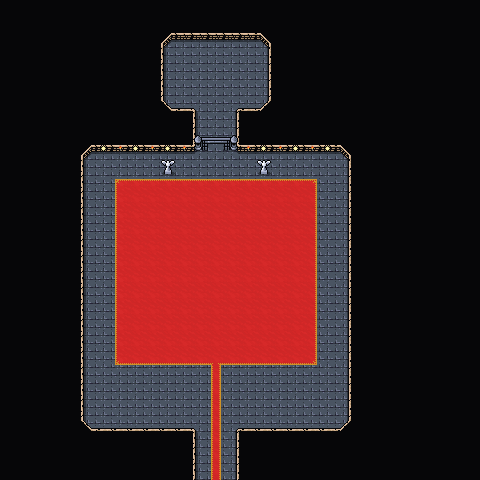

Rendered tile map (Tiled .tmx) drawn with the repository's tilesets; below, a short description and the map source with its tile grids summarised:
An orthogonal 30x30 tile map with 16x16 px tiles, 4 tile layers (Background, Ground, Foreground, AboveSprites), 2 tilesets and 2 objects.

<map version="1.10" tiledversion="1.10.1" orientation="orthogonal" renderorder="right-down" width="30" height="30" tilewidth="16" tileheight="16" infinite="0" nextlayerid="6" nextobjectid="55">
 <editorsettings>
  <export target="wastetown..tmx" format="tmx" />
 </editorsettings>
 <properties>
  <property name="dungeonEffect">{"startBattleWithCard": ["Serra's Sanctum|USG", "Serra's Blessing|WTH", "Greater Realm of Preservation|LEG", "Serra Advocate|UDS"]}</property>
 </properties>
 <tileset firstgid="1" source="../../../../common/maps/tileset/main.tsx" />
 <tileset firstgid="10113" source="../../../../common/maps/tileset/buildings.tsx" />
 <layer id="1" name="Background" width="30" height="30">
  <data>[900 cells, 900 non-empty, 1 distinct tile ids]</data>
 </layer>
 <layer id="2" name="Ground" width="30" height="30">
  <data>[900 cells, 802 non-empty, 27 distinct tile ids]</data>
 </layer>
 <layer id="3" name="Foreground" width="30" height="30">
  <properties>
   <property name="spriteLayer" type="bool" value="true" />
  </properties>
  <data>[900 cells, 0 non-empty, 0 distinct tile ids]</data>
 </layer>
 <layer id="5" name="AboveSprites" width="30" height="30">
  <data>[900 cells, 5 non-empty, 5 distinct tile ids]</data>
 </layer>
 <objectgroup id="4" name="Objects">
  <object id="50" template="../../../../common/maps/obj/enemy.tx" x="195.849" y="285.618" width="32" height="32">
   <properties>
    <property name="enemy" value="Serra the Benevolent" />
    <property name="threatRange" type="int" value="100" />
   <property name="effect">{"startBattleWithCard": ["Serra Angel|LEA", "Worship|USG", "Serra's Liturgy|USG", "Remembrance|USG", "Karmic Justice|ODY", "Absolute Justice|USG", "Absolute Law|USG"]}</property>
    <property name="speedModifier" type="float" value="20" /></properties>
  </object>
  <object id="51" template="../../../../common/maps/obj/entry_up.tx" x="209" y="480">
   <properties>
    <property name="teleport" value="" />
   </properties>
  </object>
 </objectgroup>
</map>
